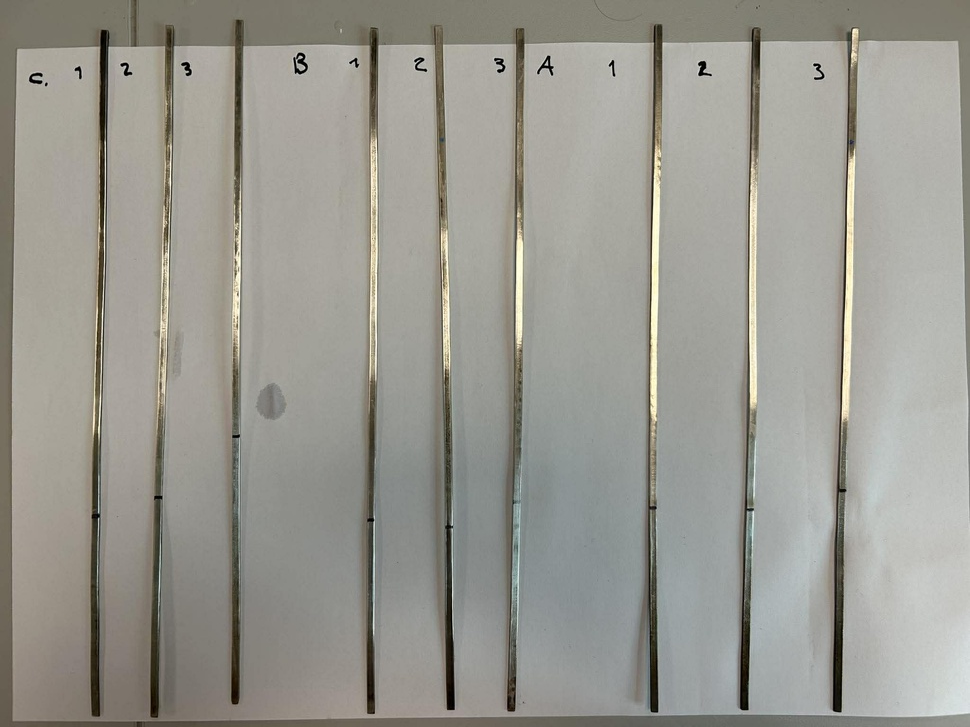
#> input picture Image recognition and pixel analysis/Images/ekseperiment_efter_omroering.jpg, 970 x 727 px, shrunk from 2048 x 1536 before the run, found by its file name
$ jupyter execute rod_identifier_code.ipynb
#> lines starting #> are read from the running program, lines starting #| are printed output that depends on the picture; after the words box and inside, x2 and y2 are one past the last pixel; in counts of white or black regions, pixels touching at a corner belong together
# Rod Identifier — Canny Edge Method
Detects and crops individual rods from a photo using Canny edge detection + column/row projection.

**Pipeline:**
1. Grayscale → Gaussian blur
2. Canny edge detection
3. **Column** projection → find rod x-bands (left/right)
4. Per-rod **row** projection → find each rod's individual top/bottom
5. Crop each rod and export

[cell 1]
import cv2
import numpy as np
import matplotlib.pyplot as plt
import os

## Parameters

[cell 2]
# ── Input / Output ────────────────────────────────────────────────────────────
IMAGE_PATH = "ekseperiment_efter_omroering.jpg"
OUTPUT_DIR = "rod_crops"

# ── Canny edge detection ──────────────────────────────────────────────────────
BLUR_KERNEL    = (5, 5)
CANNY_LOW      = 30
CANNY_HIGH     = 90

# ── Column projection → left/right band detection ────────────────────────────
COL_SMOOTH_WIN  = 7
COL_SIGNAL_RATIO= 0.15
COL_BORDER      = 20
COL_BAND_GAP    = 10
MIN_BAND_W      = 8
MAX_BAND_W      = 60

# ── Per-rod row projection → top/bottom detection ────────────────────────────
ROW_SMOOTH_WIN  = 15      # moving-average window for row projection
ROW_SIGNAL_RATIO= 0.15    # threshold = median + ratio × (peak − median)
ROW_BORDER      = 10      # pixels ignored at top/bottom edges

# ── Crop padding ─────────────────────────────────────────────────────────────
CROP_PAD_X     = 10
CROP_PAD_Y     = 1

## Step 1 — Load image

[cell 3]
img_bgr = cv2.imread(IMAGE_PATH)
#> img_bgr is the input picture: shape (727, 970, 3); mean B, G, R 145.2, 152.6, 153.8
assert img_bgr is not None, f"Could not load image: {IMAGE_PATH}"

img_rgb = cv2.cvtColor(img_bgr, cv2.COLOR_BGR2RGB)
H, W    = img_bgr.shape[:2]
print(f"Loaded: {IMAGE_PATH}  ({W} × {H} px)")
#| Loaded: ekseperiment_efter_omroering.jpg  (970 × 727 px)

plt.figure(figsize=(12, 6))
plt.imshow(img_rgb)
plt.title("Original image")
plt.axis("off")
plt.tight_layout()
plt.show()

## Step 2 — Grayscale → Gaussian Blur → Canny edges

[cell 4]
gray    = cv2.cvtColor(img_bgr, cv2.COLOR_BGR2GRAY)
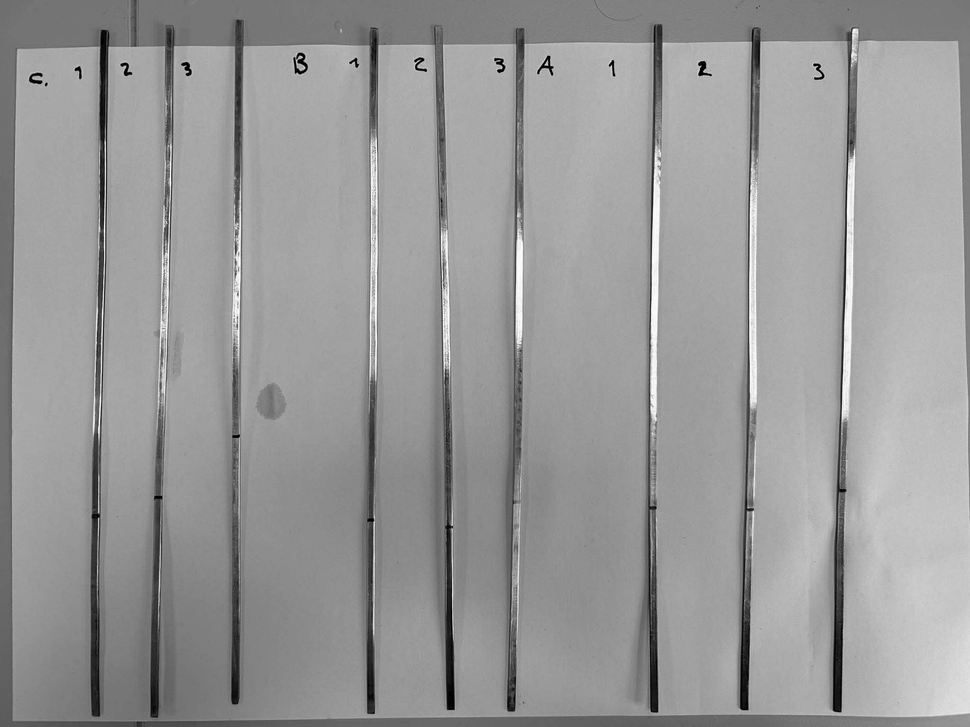
#> gray: shape (727, 970); min 0, max 253, mean 152.1
blurred = cv2.GaussianBlur(gray, BLUR_KERNEL, 0)
edges   = cv2.Canny(blurred, CANNY_LOW, CANNY_HIGH)
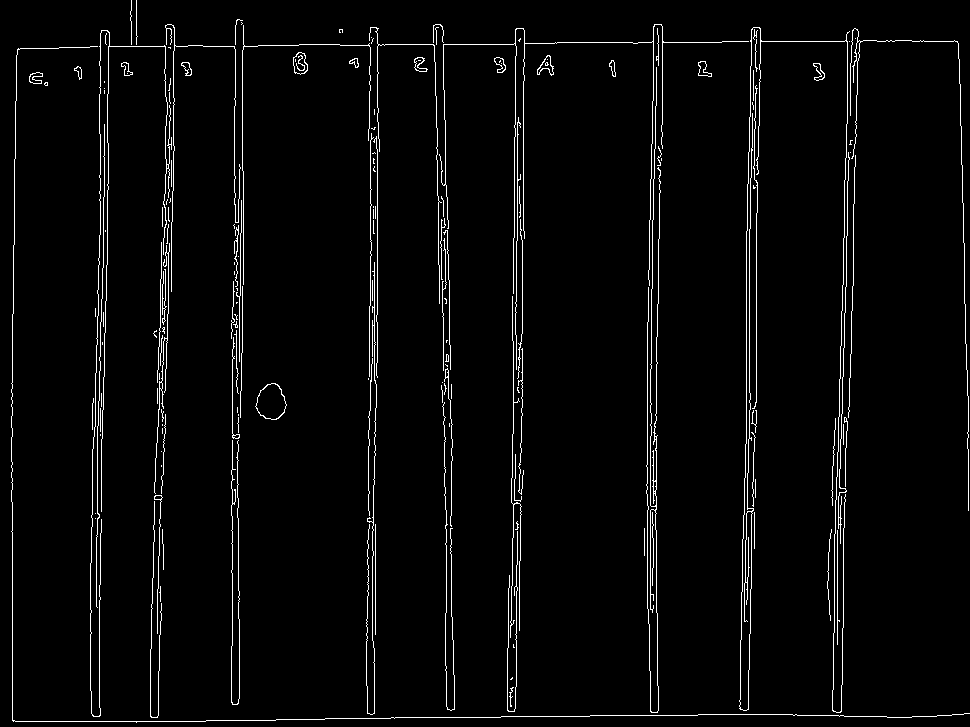
#> edges: shape (727, 970); 3.2% white in thin lines or dots

fig, axes = plt.subplots(1, 3, figsize=(15, 5))
for ax, data, title in zip(axes,
                           [gray, blurred, edges],
                           ["Grayscale", "Gaussian blur", "Canny edges"]):
    ax.imshow(data, cmap="gray")
    ax.set_title(title)
    ax.axis("off")
#> this loop made 3 passes
#> title on passes 1 to 3: 'Grayscale', 'Gaussian blur', 'Canny edges'
plt.tight_layout()
plt.show()
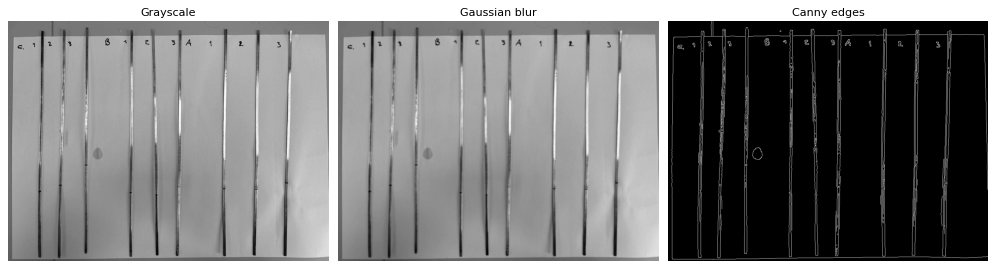
#> figure drawn by matplotlib, 3 panels

## Step 3 — Column projection → rod x-bands

[cell 5]
col_proj   = edges.sum(axis=0).astype(float)
#> col_proj = 970 values, max 85680 at index 12, min 0 at index 0, mean 5853.2
col_smooth = np.convolve(col_proj, np.ones(COL_SMOOTH_WIN)/COL_SMOOTH_WIN, mode="same")
#> col_smooth = 970 values, max 46737.9 at index 650, min 0 at index 0, mean 5843.8
col_thr    = np.median(col_smooth) + COL_SIGNAL_RATIO * (col_smooth.max() - np.median(col_smooth))
#> col_thr = 7722.9

active_cols = np.where(col_smooth > col_thr)[0]
#> active_cols = 200 values from 9 to 967
active_cols = active_cols[(active_cols >= COL_BORDER) & (active_cols < W - COL_BORDER)]
#> active_cols = 185 values from 89 to 857

groups = np.split(active_cols, np.where(np.diff(active_cols) > COL_BAND_GAP)[0] + 1) if len(active_cols) else []
#> groups = 9 items
bands  = [(int(g[0]), int(g[-1])) for g in groups if MIN_BAND_W <= len(g) <= MAX_BAND_W]
#> bands = [(89, 110), (151, 174), (229, 245), (365, 380), (435, 454), (508, 526), (644, 662), (740, 759), (830, 857)]

print(f"Detected {len(bands)} rod band(s):")
#| Detected 9 rod band(s):
for i, (x0, x1) in enumerate(bands, 1):
    print(f"  Rod {i:02d}: x = {x0} → {x1}  (width = {x1-x0} px)")
#> this loop made 9 passes
#> (printed output is left out)

fig, ax = plt.subplots(figsize=(14, 3))
ax.plot(col_proj,   color="steelblue", lw=0.8, alpha=0.5, label="Raw")
ax.plot(col_smooth, color="navy",      lw=1.5,             label="Smoothed")
ax.axhline(col_thr, color="red", ls="--", lw=1.2, label=f"Threshold ({col_thr:.0f})")
for x0, x1 in bands:
    ax.axvspan(x0, x1, color="orange", alpha=0.35)
ax.set_xlabel("Column (x pixel)")
ax.set_ylabel("Edge pixel count")
ax.set_title("Column projection — orange = detected rod bands")
ax.legend(fontsize=9)
plt.tight_layout()
plt.show()
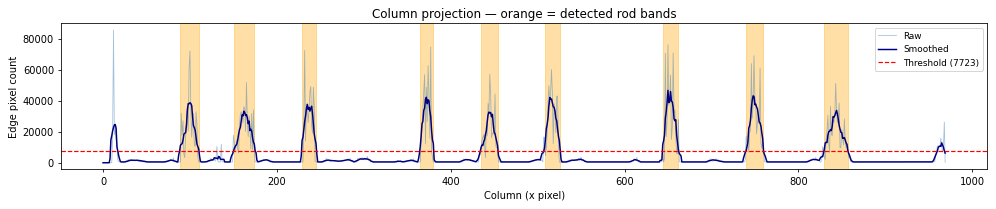
#> figure drawn by matplotlib, 1 panel; curve peaks at x = 12, y = 85680; curve peaks at x = 650, y = 46737.9

## Step 4 — Per-rod row projection → individual top / bottom
For each x-band, slice out that rod's columns from the edge image and run the row projection only on that strip. This lets each rod have its own vertical crop.

[cell 6]
def find_row_extent(edge_strip, full_H):
    """Run row projection on a vertical strip and return (top, bottom) pixel rows."""
    row_proj   = edge_strip.sum(axis=1).astype(float)
    row_smooth = np.convolve(row_proj, np.ones(ROW_SMOOTH_WIN)/ROW_SMOOTH_WIN, mode="same")
    row_thr    = np.median(row_smooth) + ROW_SIGNAL_RATIO * (row_smooth.max() - np.median(row_smooth))
    active     = np.where(row_smooth > row_thr)[0]
    active     = active[(active >= ROW_BORDER) & (active < full_H - ROW_BORDER)]
    if len(active) == 0:
        return ROW_BORDER, full_H - ROW_BORDER   # fallback: full height
    return int(active[0]), int(active[-1])


# Compute per-rod y extents
rod_extents = []   # list of (x0, x1, y_top, y_bot) per rod

for i, (x0, x1) in enumerate(bands, 1):
    px0 = max(0, x0 - CROP_PAD_X)
    px1 = min(W, x1 + CROP_PAD_X)
    strip     = edges[:, px0:px1]
    top, bot  = find_row_extent(strip, H)
    y0 = max(0, top - CROP_PAD_Y)
    y1 = min(H, bot + CROP_PAD_Y)
    rod_extents.append((px0, px1, y0, y1))
    print(f"  Rod {i:02d}: x = {px0}→{px1}  |  y = {y0}→{y1}  ({px1-px0} × {y1-y0} px)")
#> this loop made 9 passes
#> (x0, x1, px0, px1, row_thr in find_row_extent, top, bot, y0) on passes 1 to 8: (89, 110, 79, 120, 841.5, 39, 716, 38), (151, 174, 141, 184, 849.1, 31, 716, 30), (229, 245, 219, 255, 648.5, 39, 504, 38), (365, 380, 355, 390, 704.6, 34, 716, 33), (435, 454, 425, 464, 614.5, 27, 716, 26), (508, 526, 498, 536, 836.4, 37, 716, 36), (644, 662, 634, 672, 841.5, 35, 716, 34), (740, 759, 730, 769, 879.8, 32, 714, 31)
#> (printed output is left out)
#> pass 1, `strip     = edges[:, px0:px1]`:
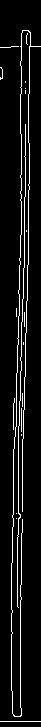
#> strip: shape (727, 41); 7% white in thin lines or dots
#> pass 3, `strip     = edges[:, px0:px1]`:
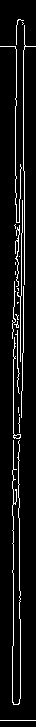
#> strip: shape (727, 36); 7.2% white in thin lines or dots
#> after the loop:
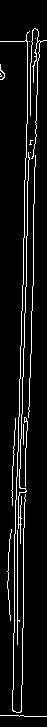
#> strip: shape (727, 47); 7% white in thin lines or dots
#> after the loop, rod_extents = [(79, 120, 38, 717), (141, 184, 30, 717), (219, 255, 38, 505), (355, 390, 33, 717), (425, 464, 26, 717), (498, 536, 36, 717), (634, 672, 34, 717), (730, 769, 31, 715), (820, 867, 33, 717)]

## Step 5 — Overlay per-rod bounding boxes on image

[cell 7]
annotated = img_rgb.copy()

for i, (px0, px1, y0, y1) in enumerate(rod_extents, 1):
    cv2.rectangle(annotated, (px0, y0), (px1, y1), (255, 140, 0), 2)
    label = f"{i:02d}"
    (tw, th), _ = cv2.getTextSize(label, cv2.FONT_HERSHEY_SIMPLEX, 0.7, 2)
    cv2.rectangle(annotated, (px0, y0 + 4), (px0 + tw + 6, y0 + th + 12), (255,255,255), cv2.FILLED)
    cv2.putText(annotated, label, (px0 + 3, y0 + th + 8),
                cv2.FONT_HERSHEY_SIMPLEX, 0.7, (200, 60, 0), 2, cv2.LINE_AA)
#> this loop made 9 passes
#> (px0, px1, y0, y1, label) on passes 1 to 8: (79, 120, 38, 717, '01'), (141, 184, 30, 717, '02'), (219, 255, 38, 505, '03'), (355, 390, 33, 717, '04'), (425, 464, 26, 717, '05'), (498, 536, 36, 717, '06'), (634, 672, 34, 717, '07'), (730, 769, 31, 715, '08')
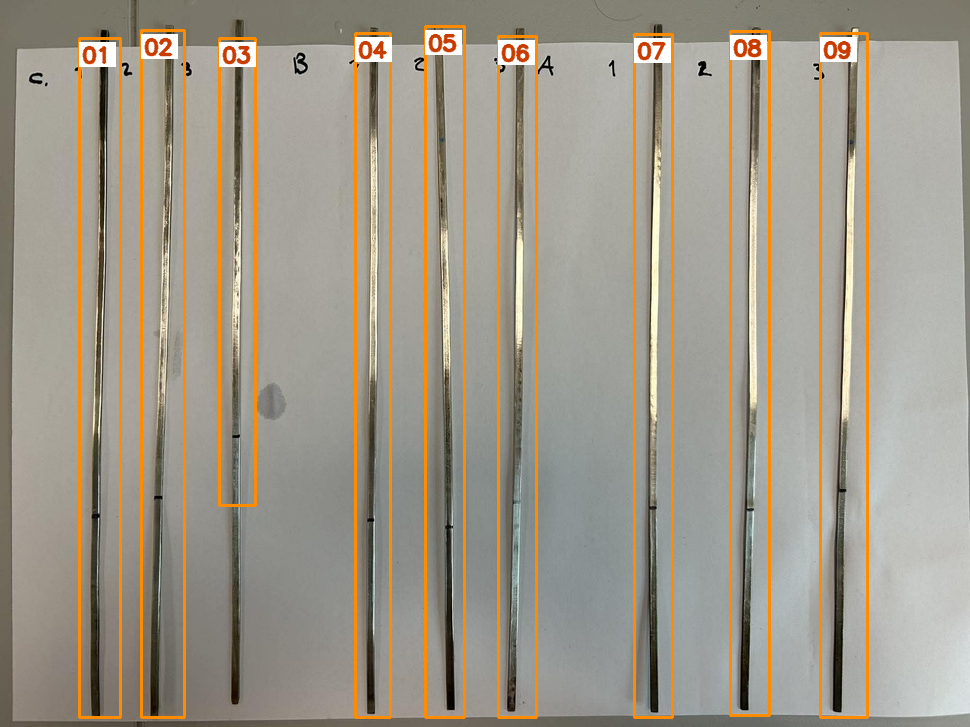
#> annotated: shape (727, 970, 3); mean R, G, B 160.2, 152.6, 138

plt.figure(figsize=(14, 7))
plt.imshow(annotated)
plt.title(f"{len(rod_extents)} rods detected — per-rod bounding boxes")
plt.axis("off")
plt.tight_layout()
plt.show()

## Step 6 — Crop and export each rod

[cell 8]
os.makedirs(OUTPUT_DIR, exist_ok=True)

saved_paths = []
crops       = []
stem = os.path.splitext(os.path.basename(IMAGE_PATH))[0]

for i, (px0, px1, y0, y1) in enumerate(rod_extents, 1):
    crop_bgr = img_bgr[y0:y1, px0:px1]
    crop_rgb = img_rgb[y0:y1, px0:px1]

    out_path = os.path.join(OUTPUT_DIR, f"{stem}_rod_{i:02d}.png")
    cv2.imwrite(out_path, crop_bgr)
    saved_paths.append(out_path)
    crops.append(crop_rgb)
    print(f"  Rod {i:02d} → {out_path}  ({px1-px0} × {y1-y0} px)")
#> this loop made 9 passes
#> (printed output is left out)
#> pass 1, `crop_bgr = img_bgr[y0:y1, px0:px1]`:
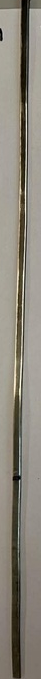
#> crop_bgr: shape (679, 41, 3); mean B, G, R 122.9, 133.8, 139.2
#> after the loop, crops = 9 items; saved_paths = 9 items

print(f"\n✓ {len(saved_paths)} crops saved to '{OUTPUT_DIR}/'")
#| ✓ 9 crops saved to 'rod_crops/'

## Step 7 — Preview all crops

[cell 9]
n = len(crops)
#> n = 9
if n == 0:
    print("No crops to display.")
else:
    cols_grid = min(n, 5)
#> cols_grid = 5
    rows_grid = (n + cols_grid - 1) // cols_grid
#> rows_grid = 2
    fig, axes = plt.subplots(rows_grid, cols_grid,
                             figsize=(cols_grid * 2.5, rows_grid * 8))
    axes = np.array(axes).flatten()

    for ax, crop, path in zip(axes, crops, saved_paths):
        ax.imshow(crop)
        ax.set_title(os.path.basename(path), fontsize=8)
        ax.axis("off")
#> this loop made 9 passes

    for ax in axes[n:]:
        ax.set_visible(False)
#> this loop made 1 pass

    plt.suptitle(f"All {n} rod crops", fontsize=12, y=1.01)
    plt.tight_layout()
    plt.show()
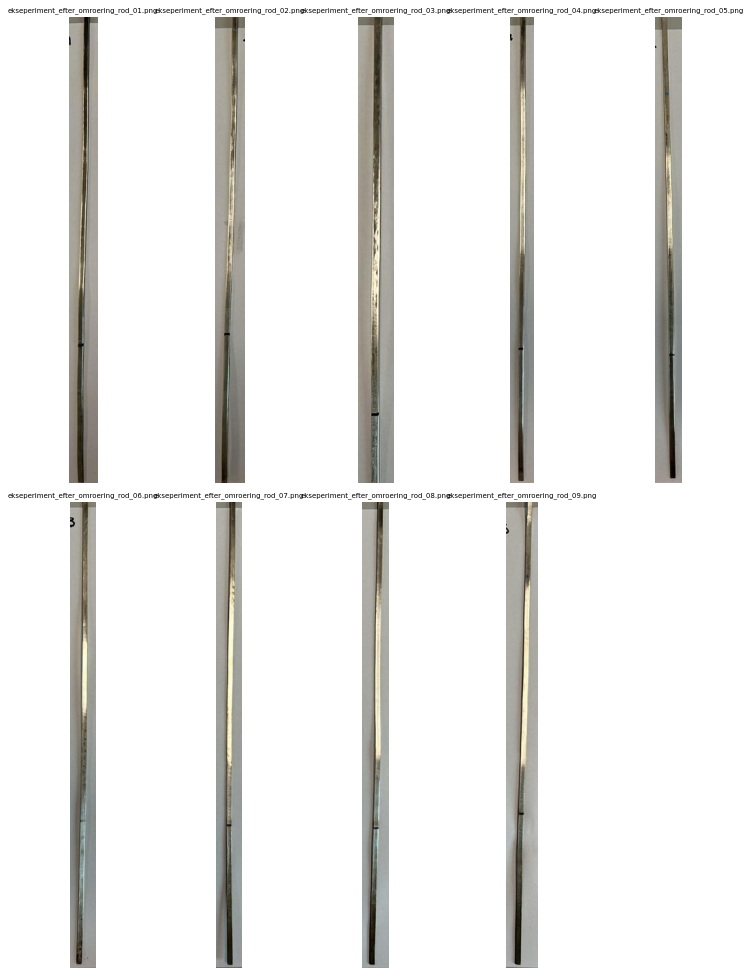
#> figure drawn by matplotlib, 9 panels

$ run again, with Image recognition and pixel analysis/Images/ekseperiment_foer_omroering.jpg copied over Image recognition and pixel analysis/Images/ekseperiment_efter_omroering.jpg
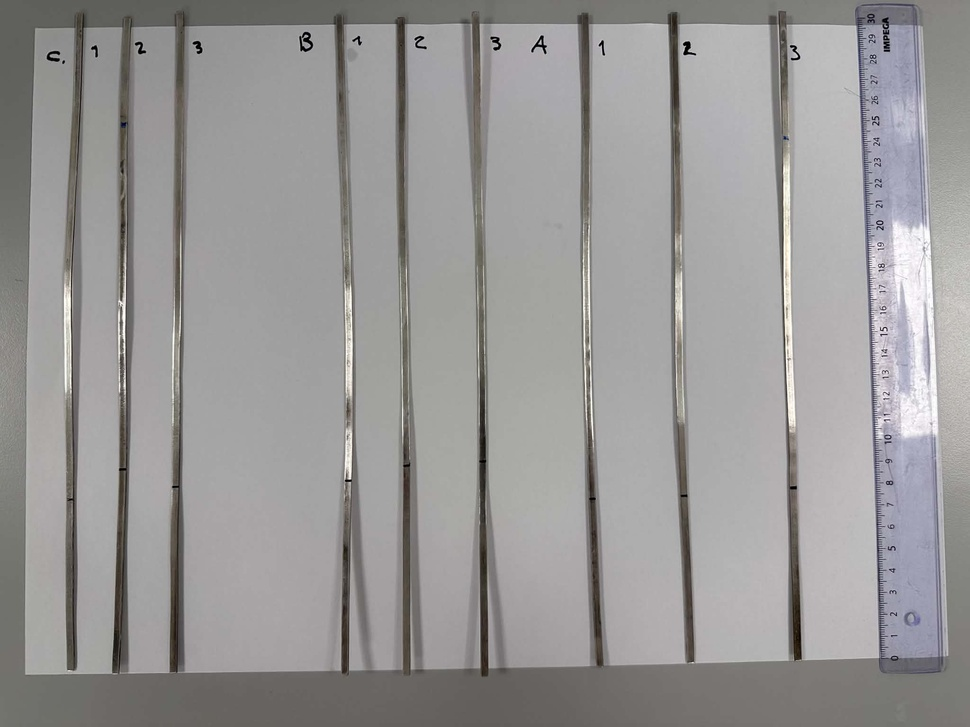
#> input picture Image recognition and pixel analysis/Images/ekseperiment_foer_omroering.jpg, 970 x 727 px, shrunk from 2048 x 1536 before the run, found by its file name
#> img_bgr is the input picture: shape (727, 970, 3); mean B, G, R 151.1, 151.6, 153
#| Loaded: ekseperiment_efter_omroering.jpg  (970 × 727 px)
#> `edges   = cv2.Canny(blurred, CANNY_LOW, CANNY_HIGH)`:
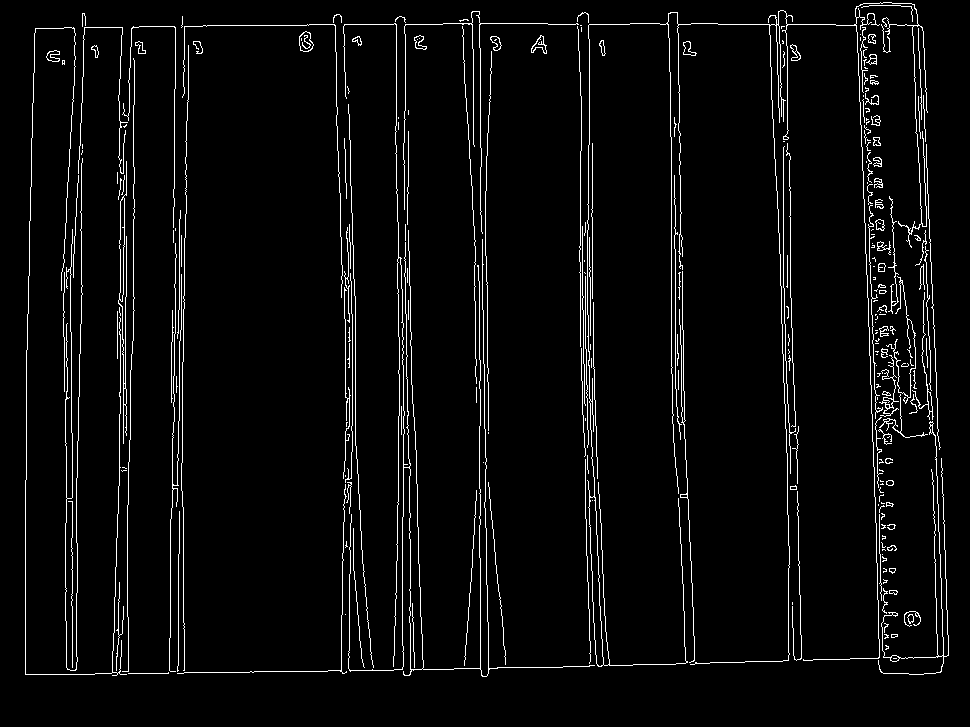
#> edges: shape (727, 970); 4.1% white in thin lines or dots, all inside (x1, y1, x2, y2) = (25, 2, 949, 677)
#> the loop `for ax, data, title in zip(axes, [gray, blurred, edges], ["Grayscale",..` made 3 passes
#> title on passes 1 to 3: 'Grayscale', 'Gaussian blur', 'Canny edges'
#> col_proj = 970 values, max 89505 at index 480, min 0 at index 0, mean 7676.3
#> col_smooth = 970 values, max 44005.7 at index 590, min 0 at index 0, mean 7676.3
#> col_thr = 7746.5
#> active_cols = 313 values from 23 to 945
#> groups = 11 items
#> bands = [(23, 32), (62, 84), (114, 136), (168, 187), (337, 360), (393, 420), (466, 491), (577, 604), (668, 687), (774, 800)]
#| Detected 10 rod band(s):
#> the loop `for i, (x0, x1) in enumerate(bands, 1):` made 10 passes
#> (printed output is left out)
#> the loop `for x0, x1 in bands:` made 10 passes
#> the loop `for i, (x0, x1) in enumerate(bands, 1):` made 10 passes
#> (x0, x1, px0, px1, top, bot, y0) on passes 1 to 8: (23, 32, 13, 42, 32, 680, 31), (62, 84, 52, 94, 21, 676, 20), (114, 136, 104, 146, 33, 677, 32), (168, 187, 158, 197, 23, 675, 22), (337, 360, 327, 370, 18, 671, 17), (393, 420, 383, 430, 21, 673, 20), (466, 491, 456, 501, 16, 672, 15), (577, 604, 567, 614, 17, 667, 16)
#> (printed output is left out)
#> after the loop `for i, (x0, x1) in enumerate(bands, 1):`: rod_extents = [(13, 42, 31, 681), (52, 94, 20, 677), (104, 146, 32, 678), (158, 197, 22, 676), (327, 370, 17, 672), (383, 430, 20, 674), (456, 501, 15, 673), (567, 614, 16, 668), (658, 697, 16, 669), (764, 810, 13, 662)]
#> the loop `for i, (px0, px1, y0, y1) in enumerate(rod_extents, 1):` made 10 passes
#> (px0, px1, y0, y1, label) on passes 1 to 8: (13, 42, 31, 681, '01'), (52, 94, 20, 677, '02'), (104, 146, 32, 678, '03'), (158, 197, 22, 676, '04'), (327, 370, 17, 672, '05'), (383, 430, 20, 674, '06'), (456, 501, 15, 673, '07'), (567, 614, 16, 668, '08')
#> the loop `for i, (px0, px1, y0, y1) in enumerate(rod_extents, 1):` made 10 passes
#> (printed output is left out)
#> pass 2, `crop_bgr = img_bgr[y0:y1, px0:px1]`:
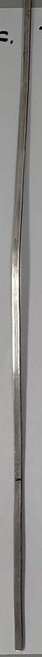
#> crop_bgr: shape (657, 42, 3); mean B, G, R 140.7, 143.1, 145
#> after the loop `for i, (px0, px1, y0, y1) in enumerate(rod_extents, 1):`: crops = 10 items
#| ✓ 10 crops saved to 'rod_crops/'
#> n = 10
#> cols_grid = 5
#> rows_grid = 2
#> the loop `for ax, crop, path in zip(axes, crops, saved_paths):` made 10 passes
